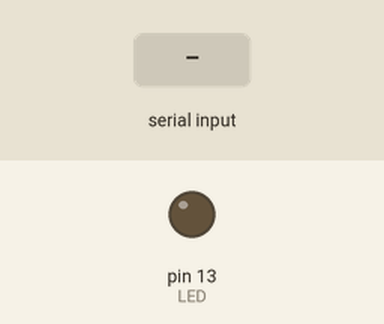
Simulated run of this sketch. Board: Arduino Uno, built with avr-gcc and run on an emulated ATmega328P. On the bench: output pins drawn as LEDs (lit = HIGH). Inputs (shaded band) come from the test bench.

Above: at 1.3 s.
1.4 s: "H" received over Serial
At 1.8 s:
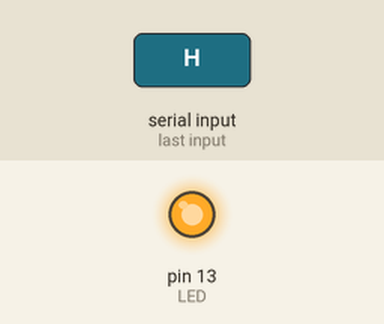
2.9 s: "L" received over Serial
At 4.1 s:
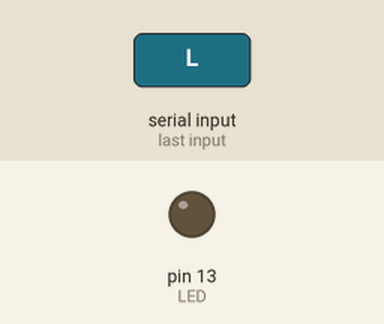
Timing chart, 0 to 5.9 s (numbered marks = the images above; inputs shaded):
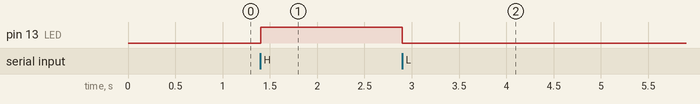

Measured:
- after the input at 1.4 s, pin 13 (LED): LOW → HIGH at once
- after the input at 2.9 s, pin 13 (LED): HIGH → LOW at once

The sketch:

holamundo.ino
```cpp
// Arduino tiene un LED conectado en su pin 13
#define LED 13

/*
Iniciar Arduino
*/
void setup()
{
  // Iniciar el puerto serie
  Serial.begin(9600);
  delay(100);
  // Configurar el pin 13 como salida
  pinMode(LED, OUTPUT);
}

/*
Bucle. Iremos leyendo el puerto serie y si nos envian una 'H'
encenderemos el LED. Si nos envian una 'L' lo apagaremos
*/
void loop()
{
  char command = Serial.read();

  if(command == 'H')
    digitalWrite(LED, HIGH);
  else if(command == 'L')
    digitalWrite(LED, LOW);
}
```
